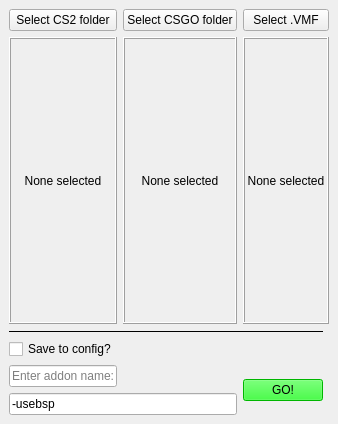
<?xml version="1.0" encoding="UTF-8"?>
<ui version="4.0">
 <class>MainWindow</class>
 <widget class="QMainWindow" name="MainWindow">
  <property name="geometry">
   <rect>
    <x>0</x>
    <y>0</y>
    <width>338</width>
    <height>424</height>
   </rect>
  </property>
  <property name="windowTitle">
   <string>MainWindow</string>
  </property>
  <widget class="QWidget" name="centralwidget">
   <layout class="QGridLayout" name="gridLayout">
    <item row="6" column="1">
     <widget class="QLineEdit" name="addon_edit">
      <property name="placeholderText">
       <string>Enter addon name:</string>
      </property>
     </widget>
    </item>
    <item row="0" column="1">
     <layout class="QVBoxLayout" name="verticalLayout">
      <property name="sizeConstraint">
       <enum>QLayout::SetMaximumSize</enum>
      </property>
      <item>
       <widget class="QPushButton" name="cs2_button">
        <property name="sizePolicy">
         <sizepolicy hsizetype="Preferred" vsizetype="Maximum">
          <horstretch>0</horstretch>
          <verstretch>0</verstretch>
         </sizepolicy>
        </property>
        <property name="toolTip">
         <string extracomment="Select &quot;Counter-Strike Global Offensive&quot; folder for CS2."/>
        </property>
        <property name="text">
         <string>Select CS2 folder</string>
        </property>
       </widget>
      </item>
      <item>
       <widget class="QLabel" name="cs2_label">
        <property name="sizePolicy">
         <sizepolicy hsizetype="Preferred" vsizetype="MinimumExpanding">
          <horstretch>0</horstretch>
          <verstretch>0</verstretch>
         </sizepolicy>
        </property>
        <property name="frameShape">
         <enum>QFrame::Box</enum>
        </property>
        <property name="frameShadow">
         <enum>QFrame::Raised</enum>
        </property>
        <property name="text">
         <string>None selected</string>
        </property>
        <property name="alignment">
         <set>Qt::AlignCenter</set>
        </property>
        <property name="wordWrap">
         <bool>true</bool>
        </property>
       </widget>
      </item>
     </layout>
    </item>
    <item row="0" column="2">
     <layout class="QVBoxLayout" name="verticalLayout_3">
      <property name="sizeConstraint">
       <enum>QLayout::SetMaximumSize</enum>
      </property>
      <item>
       <widget class="QPushButton" name="csgo_button">
        <property name="sizePolicy">
         <sizepolicy hsizetype="Preferred" vsizetype="Maximum">
          <horstretch>0</horstretch>
          <verstretch>0</verstretch>
         </sizepolicy>
        </property>
        <property name="toolTip">
         <string extracomment="Select &quot;csgo legacy&quot; folder."/>
        </property>
        <property name="text">
         <string>Select CSGO folder</string>
        </property>
       </widget>
      </item>
      <item>
       <widget class="QLabel" name="csgo_label">
        <property name="sizePolicy">
         <sizepolicy hsizetype="Preferred" vsizetype="MinimumExpanding">
          <horstretch>0</horstretch>
          <verstretch>0</verstretch>
         </sizepolicy>
        </property>
        <property name="frameShape">
         <enum>QFrame::Box</enum>
        </property>
        <property name="frameShadow">
         <enum>QFrame::Raised</enum>
        </property>
        <property name="text">
         <string>None selected</string>
        </property>
        <property name="alignment">
         <set>Qt::AlignCenter</set>
        </property>
        <property name="wordWrap">
         <bool>true</bool>
        </property>
       </widget>
      </item>
     </layout>
    </item>
    <item row="7" column="1" colspan="2">
     <widget class="QLineEdit" name="launch_options_edit">
      <property name="text">
       <string>-usebsp</string>
      </property>
      <property name="placeholderText">
       <string>Enter launch options:</string>
      </property>
     </widget>
    </item>
    <item row="0" column="3" colspan="2">
     <layout class="QVBoxLayout" name="verticalLayout_2">
      <property name="sizeConstraint">
       <enum>QLayout::SetMaximumSize</enum>
      </property>
      <item>
       <widget class="QPushButton" name="vmf_button">
        <property name="sizePolicy">
         <sizepolicy hsizetype="Preferred" vsizetype="Maximum">
          <horstretch>0</horstretch>
          <verstretch>0</verstretch>
         </sizepolicy>
        </property>
        <property name="toolTip">
         <string extracomment="Doesn't need to be in a &quot;maps&quot; folder, one will be created then deleted afterwards if necessary."/>
        </property>
        <property name="text">
         <string>Select .VMF</string>
        </property>
       </widget>
      </item>
      <item>
       <widget class="QLabel" name="vmf_label">
        <property name="sizePolicy">
         <sizepolicy hsizetype="Preferred" vsizetype="MinimumExpanding">
          <horstretch>0</horstretch>
          <verstretch>0</verstretch>
         </sizepolicy>
        </property>
        <property name="frameShape">
         <enum>QFrame::Box</enum>
        </property>
        <property name="frameShadow">
         <enum>QFrame::Raised</enum>
        </property>
        <property name="text">
         <string>None selected</string>
        </property>
        <property name="alignment">
         <set>Qt::AlignCenter</set>
        </property>
        <property name="wordWrap">
         <bool>true</bool>
        </property>
       </widget>
      </item>
     </layout>
    </item>
    <item row="4" column="1" colspan="3">
     <widget class="Line" name="line">
      <property name="frameShadow">
       <enum>QFrame::Plain</enum>
      </property>
      <property name="orientation">
       <enum>Qt::Horizontal</enum>
      </property>
     </widget>
    </item>
    <item row="6" column="3" rowspan="2">
     <widget class="QPushButton" name="go_button">
      <property name="sizePolicy">
       <sizepolicy hsizetype="Maximum" vsizetype="Fixed">
        <horstretch>0</horstretch>
        <verstretch>0</verstretch>
       </sizepolicy>
      </property>
      <property name="autoFillBackground">
       <bool>false</bool>
      </property>
      <property name="styleSheet">
       <string notr="true">background-color:rgb(0, 255, 0)</string>
      </property>
      <property name="text">
       <string>GO!</string>
      </property>
     </widget>
    </item>
    <item row="5" column="1" colspan="3">
     <widget class="QCheckBox" name="config_checkbox">
      <property name="text">
       <string>Save to config?</string>
      </property>
     </widget>
    </item>
   </layout>
  </widget>
 </widget>
 <resources/>
 <connections/>
</ui>
